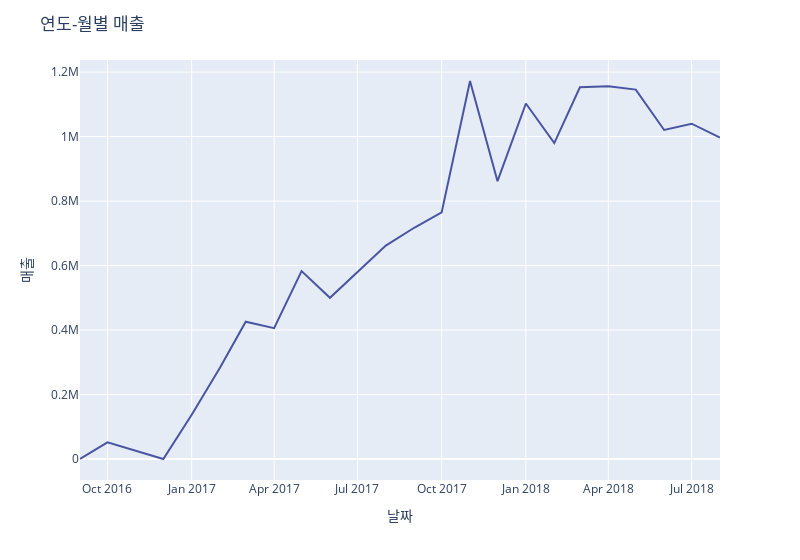

The notebook cell saved with this chart:
### Code cell
a = orderpayment.groupby(pd.to_datetime(orderpayment['order_purchase_timestamp']).dt.strftime('%Y-%m'))['payment_value'].sum().reset_index()

# 첫 번째 그래프 추가 (라인 플롯)
fig = px.line(
        x=a['order_purchase_timestamp'],
        y=a['payment_value'],
    )

# 라인 스타일과 색상 설정
fig.update_traces(
    line=dict(color='#4A55A2', dash='solid'),  # 선 스타일과 색상 설정
    marker=dict(color='#4A55A2'),  # 마커 색상 설정
)

# 레이아웃 설정
fig.update_layout(
    title='연도-월별 매출',  # 전체 그래프의 제목
    xaxis=dict(title='날짜'),  # x축 레이블 설정
    yaxis=dict(title='매출'),
    legend=dict(),
    width=800
)

fig.show()

### Figure 1 — Plotly figure (JSON) as saved in the notebook; plotly's stock layout.template omitted (floating-point values rounded to 4 significant figures)
{"data": [{"hovertemplate": "x=%{x}<br>y=%{y}<extra></extra>", "legendgroup": "", "line": {"color": "#4A55A2", "dash": "solid"}, "marker": {"color": "#4A55A2", "symbol": "circle"}, "mode": "lines", "name": "", "orientation": "v", "showlegend": false, "type": "scatter", "x": ["2016-09", "2016-10", "2016-12", "2017-01", "2017-02", "2017-03", "2017-04", "2017-05", "2017-06", "2017-07", "2017-08", "2017-09", "2017-10", "2017-11", "2017-12", "2018-01", "2018-02", "2018-03", "2018-04", "2018-05", "2018-06", "2018-07", "2018-08"], "xaxis": "x", "y": [136.2, 51660.0, 19.62, 137000.0, 283600.0, 425700.0, 405800.0, 582900.0, 499800.0, 578900.0, 662100.0, 717200.0, 764800.0, 1172000.0, 861600.0, 1103000.0, 979800.0, 1153000.0, 1156000.0, 1146000.0, 1020000.0, 1040000.0, 996900.0], "yaxis": "y"}], "layout": {"legend": {"tracegroupgap": 0}, "margin": {"t": 60}, "title": {"text": "연도-월별 매출"}, "width": 800, "xaxis": {"anchor": "y", "domain": [0, 1], "title": {"text": "날짜"}}, "yaxis": {"anchor": "x", "domain": [0, 1], "title": {"text": "매출"}}}}
